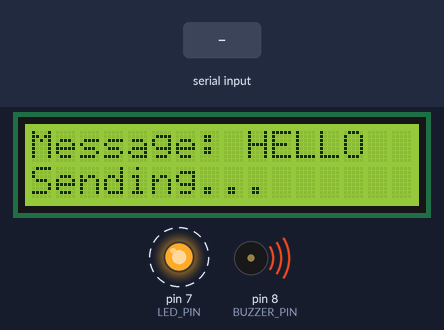
Simulated run of this sketch. Board: Arduino Uno, built with avr-gcc and run on an emulated ATmega328P. On the bench: 16×2 character LCD, output pins drawn as LEDs (lit = HIGH), buzzer (waves = sounding, pin HIGH). Dashed ring = blinking. The inputs (shaded band) are chosen by the test bench.

Above: at 3.2 s.
3.3 s: "5\n" received over Serial
At 14.7 s:
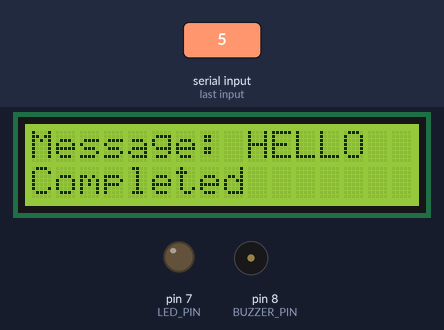
At 20.8 s:
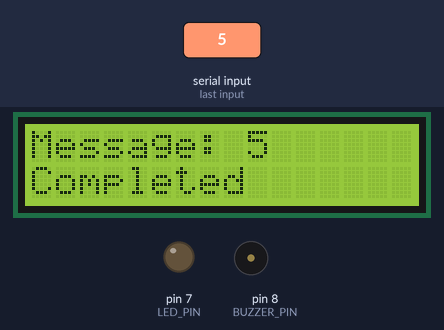
Timing chart, 0 to 42.1 s (numbered marks = the images above; inputs shaded):
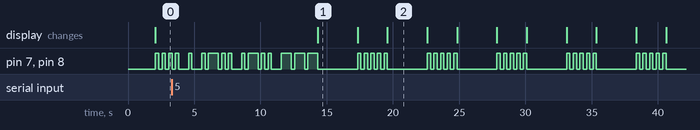

The sketch:

Arduino_code.ino
```cpp
#define LED_PIN 7         // LED for Morse Code Output
#define BUZZER_PIN 8      // Active buzzer for Morse Code Sound
#include <LiquidCrystal.h>

LiquidCrystal lcd(12, 11, 5, 4, 3, 6); // LCD pins (RS, E, D4, D5, D6, D7)

String message = "HELLO"; // Default message — type a new one in the Serial Monitor
int dotDelay = 250;       // Duration of one Morse "unit" (a dot) in milliseconds

// Morse Code Dictionary (A-Z and 0-9)
const char* morseCode[] = {
    ".-", "-...", "-.-.", "-..", ".", "..-.", "--.", "....", "..", ".---",
    "-.-", ".-..", "--", "-.", "---", ".--.", "--.-", ".-.", "...", "-",
    "..-", "...-", ".--", "-..-", "-.--", "--..",  // A-Z
    "-----", ".----", "..---", "...--", "....-", ".....", "-....", "--...",
    "---..", "----."  // 0-9
};

void setup() {
    pinMode(LED_PIN, OUTPUT);
    pinMode(BUZZER_PIN, OUTPUT);
    Serial.begin(9600);
    lcd.begin(16, 2);
    lcd.print("Morse Caster");
    delay(2000);
    lcd.clear();
}

void loop() {
    // Type a new message in the Serial Monitor (send with a newline) to change it.
    if (Serial.available()) {
        String input = Serial.readStringUntil('\n');
        input.trim();
        if (input.length() > 0) message = input;
    }

    lcd.setCursor(0, 0);
    lcd.print("Message: " + message);
    lcd.setCursor(0, 1);
    lcd.print("Sending...      ");

    sendMorseCode(message);

    lcd.setCursor(0, 1);
    lcd.print("Completed       ");
    delay(3000);
    lcd.clear();
}

// Send text as Morse with standard timing (in dot "units"):
// dot = 1, dash = 3, gap between elements = 1, between letters = 3, between words = 7.
void sendMorseCode(String text) {
    text.toUpperCase(); // Convert text to uppercase
    bool prevWasLetter = false;  // tracks whether to insert an inter-letter/word gap
    for (unsigned int i = 0; i < text.length(); i++) {
        char c = text[i];

        if (c == ' ') {
            if (prevWasLetter) {        // one 7-unit word gap (collapses repeated spaces)
                delay(dotDelay * 7);
                prevWasLetter = false;
            }
            continue;
        }

        int index;
        if (c >= 'A' && c <= 'Z') {
            index = c - 'A'; // Index for A-Z
        } else if (c >= '0' && c <= '9') {
            index = c - '0' + 26; // Index for 0-9
        } else {
            continue; // Ignore unsupported characters
        }

        if (prevWasLetter) {
            delay(dotDelay * 3); // 3-unit gap between letters
        }

        const char* morse = morseCode[index];
        for (unsigned int j = 0; j < strlen(morse); j++) {
            blink(morse[j] == '-' ? dotDelay * 3 : dotDelay); // dash = 3 units, dot = 1
            if (j + 1 < strlen(morse)) {
                delay(dotDelay); // 1-unit gap between elements (not after the last one)
            }
        }
        prevWasLetter = true;
    }
}

// Pulse the LED + buzzer for one Morse element. No trailing gap — the caller adds it.
void blink(int duration) {
    digitalWrite(LED_PIN, HIGH);
    digitalWrite(BUZZER_PIN, HIGH);
    delay(duration);
    digitalWrite(LED_PIN, LOW);
    digitalWrite(BUZZER_PIN, LOW);
}
```

Measured:
- after the input at 3.3 s, the display: first differs from a run without the input after 14.0 s (image 2 shows a later state)
- what the display in image 1 shows lasts 3.0 s, from 14.3 s to 17.3 s
